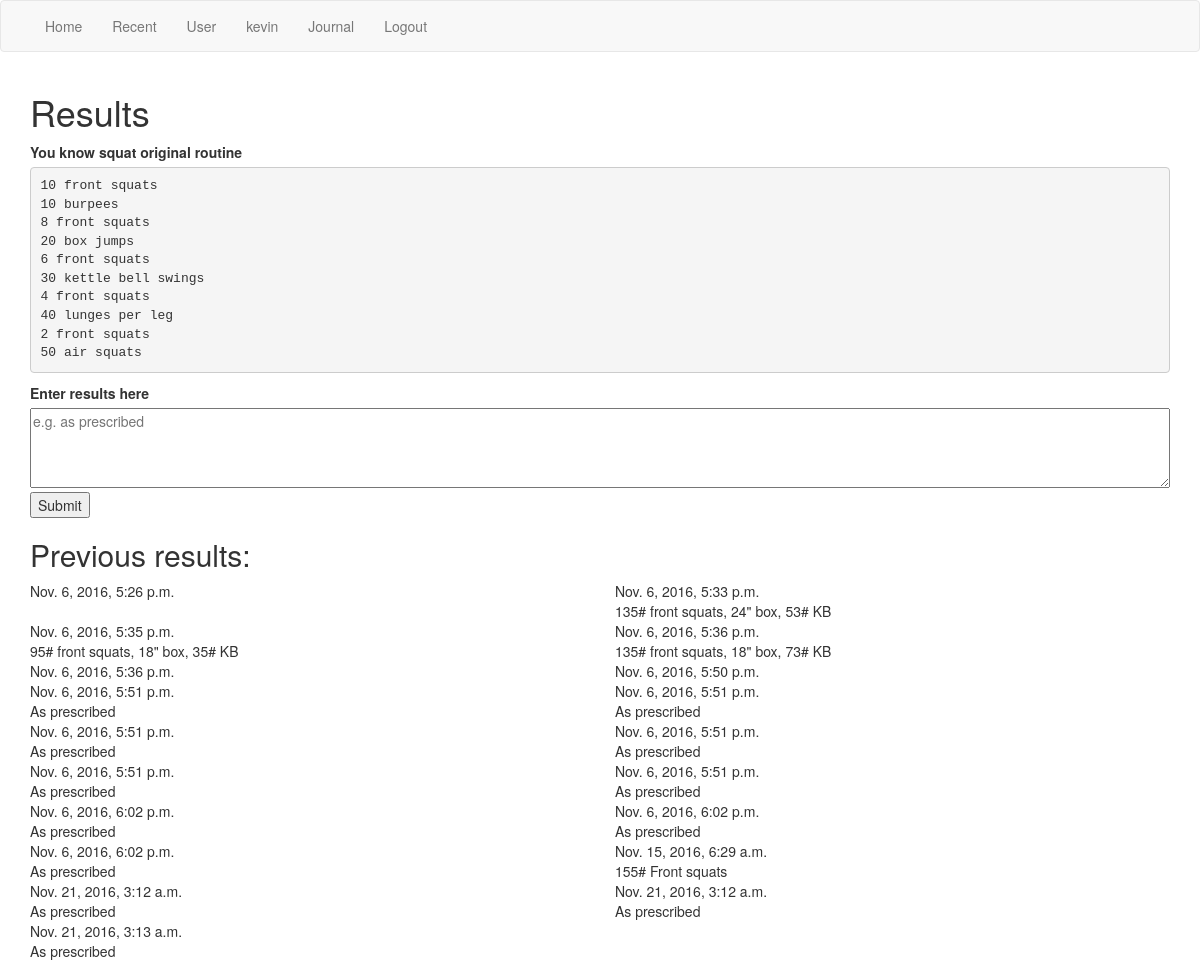
Screenshot of /workouts/25/results/ (signed in) with the database file from the repository.
### workouts/models.py (models this page shows, shortened)
class Routine(models.Model):
  routine_title = models.CharField(max_length=70)
  routine_text = models.TextField()
  pub_date = models.DateTimeField('date published', default=timezone.now)
  created_by = models.ForeignKey(settings.AUTH_USER_MODEL, related_name="created_by")
  modify_date = models.DateTimeField('date modified', null=True)
  modified_by = models.ForeignKey(settings.AUTH_USER_MODEL, null=True, related_name="modified_by")
  likes = models.IntegerField(default=0)

class Results(models.Model):
  journal_entry = models.ForeignKey(Journal, on_delete=models.CASCADE)
  results_text = models.TextField(max_length=1000)
  completed_date = models.DateTimeField(default=timezone.now)

### workouts/views.py (the view)
# urls.py: url(r'^(?P<routine_id>[0-9]+)/results/$', views.results, name='results'),
@login_required()
def results(request, routine_id):
  routine = get_object_or_404(Routine, pk=routine_id)
  entry = Journal.objects.filter(user=request.user, routine__id=routine_id).get()
  params = dict(routine=routine, results=entry.results_set.all())
  if request.method == "POST":
    results_text = request.POST.get("results_text")
    if not results_text:
      results_text = "As prescribed"
    entry.results_set.create(results_text=results_text)
    params['record_results_success'] = "Successfully recorded results"
    entry.completed_count = F('completed_count') + 1
    entry.save()
    return render(request, "workouts/results.html", params)
  else:
    return render(request, "workouts/results.html", params)

### workouts/templates/workouts/results.html (shortened to what this page needs)
{% extends "./base.html" %}
{% block content %}
<div>
  <h1>{% block title %}Results{% endblock %}</h1>
</div>
<form method="post">
  <div class="row">
    <div class="col-md-12">
      <label for="routine_text">{{ routine.routine_title }} original routine</label>
      <pre id="routine_text">{{ routine.routine_text }}</pre>
    </div>
    <div class="col-md-12">
      <label for="results_text">Enter results here</label>
      <textarea id="results_text" name="results_text" placeholder="e.g. as prescribed"></textarea>
      <input type="submit" value="Submit"/>
    </div>
  </div>
  <div class="row">
    <div class="col-md-12">
      <h2>Previous results:</h2>
    </div>
    {% if results %}
      {% for r in results %}
        <div class="col-md-6">
          <div>{{ r.completed_date }}</div>
          <div>{{ r.results_text }}</div>
        </div>
      {% endfor %}
    {% else %}
      <div class="col-md-6">None</div>
    {% endif %}
  </div>
</form>
{% endblock %}

### workouts/templates/workouts/base.html (shortened to what this page needs)
<!DOCTYPE html>
<html lang="en">
  <head>
    {% load static %}
    <link href="{% static 'workouts/css/bootstrap.css' %}" rel="stylesheet" type="text/css">
    <link href="{% static 'workouts/css/style.css' %}" rel="stylesheet" type="text/css">
  </head>
  <body>
    <nav class="navbar navbar-default">
      <div class="container">
      {% block sidebar %}
        <div id="navbar" class="">
          <ul class="nav navbar-nav">
            <li><a href="{% url 'workouts:index' %}">Home</a></li>
            <li><a href="{% url 'workouts:index' %}?sort=-pub_date">Recent</a></li>
            <li><a href="{% url 'workouts:user' %}">User</a></li>
            {% if user.is_authenticated %}
              <li><a href="{% url 'workouts:profile' %}">{{ user.first_name }}</a></li>
              <li><a href="{% url 'workouts:journal' %}">Journal</a></li>
              <li><a href="{% url 'workouts:logout' %}">Logout</a></li>
            {% else %}
              <li><a href="{% url 'workouts:login' %}">Login</a></li>
              <li><a href="{% url 'workouts:sign_up' %}">Sign up</a></li>
            {% endif %}
          </ul>
      {% endblock sidebar %}
      </div>
    </nav>
    <div id="content" class="container">
      {% block content %}{% endblock %}
    </div>
  </body>
</html>

### workouts/static/workouts/css/style.css (style rules this page uses)
textarea { width: 100%; height: 80px; }

### rows the page displays
Routine: routine_title "You know squat", routine_text "10 front squats 10 burpees 8 front squats 20 box jumps 6 front squats 30 kettle bell swings 4 front squats 40 lunges per leg 2 front squats 50 air squats"
Results: completed_date "Nov. 6, 2016, 5:26 p.m."
Results: completed_date "Nov. 6, 2016, 5:33 p.m.", results_text "135# front squats, 24\" box, 53# KB"
Results: completed_date "Nov. 6, 2016, 5:35 p.m.", results_text "95# front squats, 18\" box, 35# KB"
Results: completed_date "Nov. 6, 2016, 5:36 p.m.", results_text "135# front squats, 18\" box, 73# KB"
Results: completed_date "Nov. 6, 2016, 5:36 p.m."
Results: completed_date "Nov. 6, 2016, 5:50 p.m."
Results: completed_date "Nov. 6, 2016, 5:51 p.m.", results_text "As prescribed"
Results: completed_date "Nov. 6, 2016, 5:51 p.m.", results_text "As prescribed"
Results: completed_date "Nov. 6, 2016, 5:51 p.m.", results_text "As prescribed"
Results: completed_date "Nov. 6, 2016, 5:51 p.m.", results_text "As prescribed"
Results: completed_date "Nov. 6, 2016, 5:51 p.m.", results_text "As prescribed"
Results: completed_date "Nov. 6, 2016, 5:51 p.m.", results_text "As prescribed"
Results: completed_date "Nov. 6, 2016, 6:02 p.m.", results_text "As prescribed"
Results: completed_date "Nov. 6, 2016, 6:02 p.m.", results_text "As prescribed"
Results: completed_date "Nov. 6, 2016, 6:02 p.m.", results_text "As prescribed"
Results: completed_date "Nov. 15, 2016, 6:29 a.m.", results_text "155# Front squats"
Results: completed_date "Nov. 21, 2016, 3:12 a.m.", results_text "As prescribed"
Results: completed_date "Nov. 21, 2016, 3:12 a.m.", results_text "As prescribed"
Results: completed_date "Nov. 21, 2016, 3:13 a.m.", results_text "As prescribed"

### other values shown
{{ user.first_name }} "kevin"
